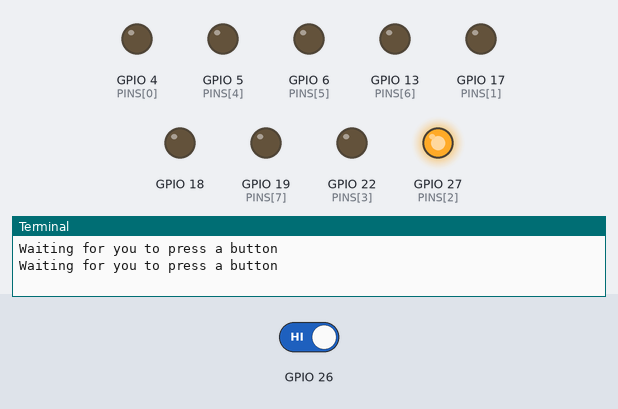
Bench run of a program on a simulated Raspberry Pi (BCM pin numbers). On the bench: output pins drawn as LEDs (lit = HIGH), the last lines printed to the terminal. Dashed ring = blinking. The test bench sets the inputs (shaded band); at power-on: GPIO 26 HIGH. The clock reads 2024-03-15 10:24:30 at power-on unless the program sets it.

Above: at 1.2 s.
1.3 s: GPIO 26 driven LOW
At 1.67 s:
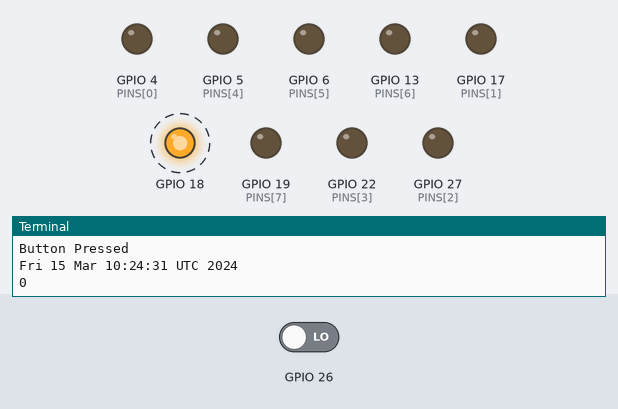
At 3.22 s:
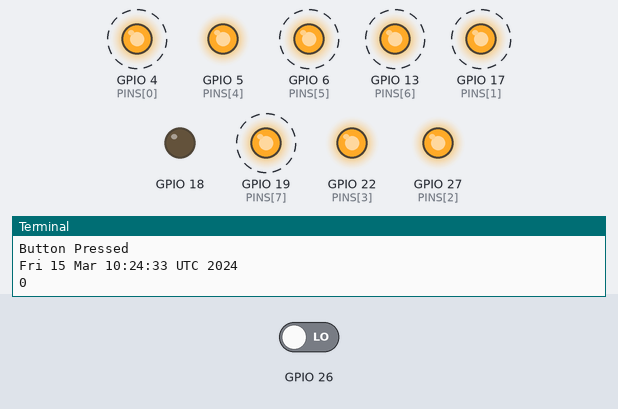
4.4 s: GPIO 26 driven HIGH
At 5.11 s:
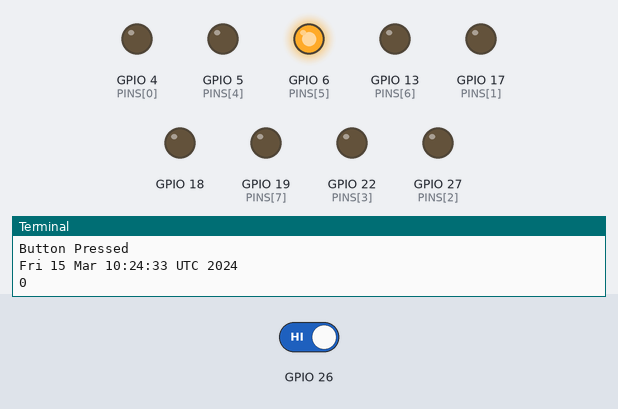
Timing chart, 0 to 13.5 s (numbered marks = the images above; inputs shaded):
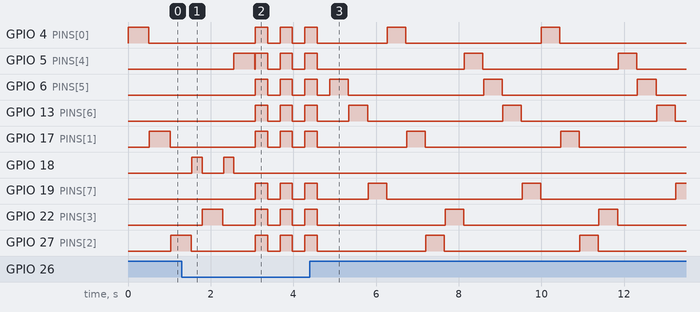

The program:

reaction_tester.py
```python
import os
import time
import RPi.GPIO as GPIO
GPIO.setmode(GPIO.BCM)
GPIO.setwarnings(False)

# button pin
GPIO.setup(26, GPIO.IN)

# buzzer pin
GPIO.setup(18, GPIO.OUT)

# led pins
PINS = (4, 17, 27, 22, 5, 6, 13, 19)

# set up pins
for pin in PINS:
	GPIO.setup(pin, GPIO.OUT)

# if there is a winner
def winner(delay, blink_count):
	for i in range(blink_count):
		for pin in PINS:
			GPIO.output(pin, GPIO.HIGH)

		time.sleep(delay)

		for pin in PINS:
			GPIO.output(pin, GPIO.LOW)

		time.sleep(delay)

speed = 0.5
beep_time = 0.25
counter = 0

try:
	while True:
		for pin in PINS:
			GPIO.output(pin, GPIO.HIGH)
			time.sleep(speed)
			GPIO.output(pin, GPIO.LOW)
			if GPIO.input(26) == False:
				print("Button Pressed")
				os.system('date')
				print(GPIO.input(26))
				if pin == 5:
					# we have a winner
					winner(0.3, 3)
					if counter == 9:
						# reset the speed
						speed = 0.5
						winner(0.125, 10)
					else:
						speed -= 0.05
					counter += 1
				else:
					# sound buzzer
					GPIO.output(18, GPIO.HIGH)
					time.sleep(beep_time)
					GPIO.output(18, GPIO.LOW)
			else:
				os.system("clear")
				print("Waiting for you to press a button")
				# time.sleep(1)

except KeyboardInterrupt:
	GPIO.cleanup()
```

Measured:
- after the input at 1.3 s, GPIO 17 (PINS[1]): alternates HIGH for 0.30 s and LOW for 0.30 s, starting after 1.8 s; GPIO 18: alternates HIGH for 0.25 s and LOW for 0.52 s, 4 changes in all, then stays LOW, starting after 0.25 s
- after the input at 4.4 s, GPIO 18: stops changing and stays LOW
- by itself, GPIO 5 (PINS[4]): alternates HIGH for 0.45 s and LOW for 3.4 s
- by itself, GPIO 6 (PINS[5]), GPIO 13 (PINS[6]), GPIO 19 (PINS[7]): repeats every 3.7 s: HIGH 0.45 s, LOW 3.3 s
- by itself, GPIO 22 (PINS[3]): alternates HIGH for 0.45 s and LOW for 3.2 s
